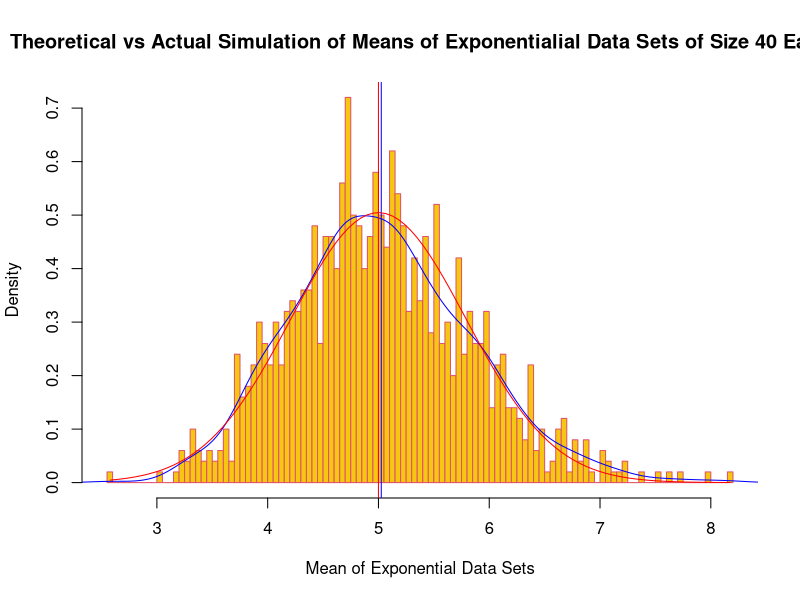
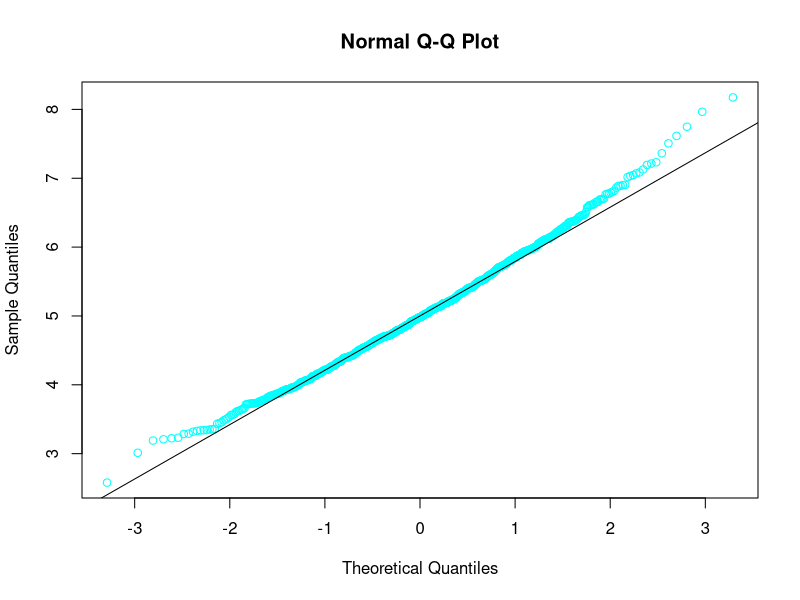
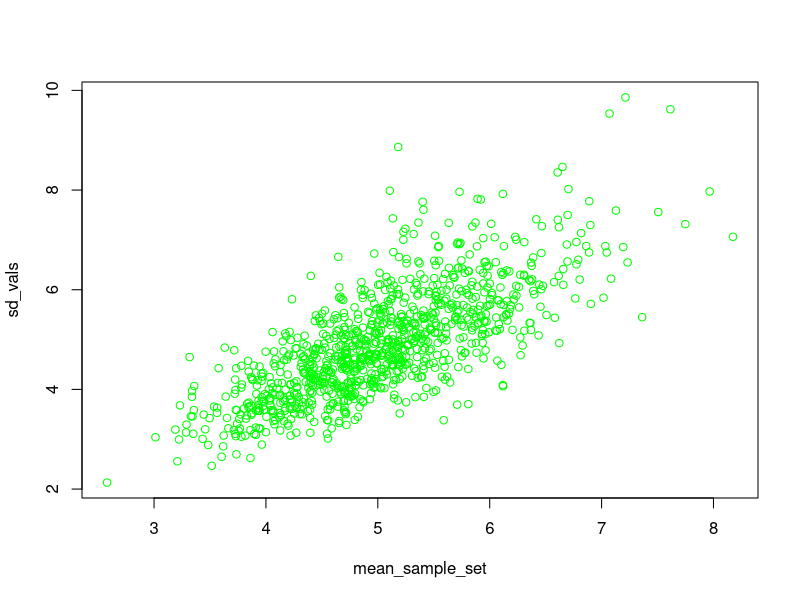

The R script that drew these images, in order:
# Statistical Inference - Excercise 1 - Part 1
# Theoretical vs Actual Simulation

rm ( list = ls( )) # remove all env variables

set.seed(4)                 # added so that random functions called will provide reproducable results
sample_size  <-  40         # provided in the question
lambda <- 0.2               # provided in the question
num_sample_sets <- 1000     # provided in the question

# generate a set of exp randrom vars of sample size 40 and calc its exp-mean, store array of 1000 means
exp_rand_variables  <- rexp( num_sample_sets*sample_size, lambda )       # gen 1000 * 40 randorm numbers at rate = lambda
sample_matrix       <- matrix( exp_rand_variables, num_sample_sets, sample_size )   # form a matrix with 1 sample set per row
mean_sample_set     <- rowMeans ( sample_matrix )                        # get average of each row

# GRAPH PLOT

# plot the mean sample set generated
# BLUE line = actual
# RED  line = theoretical 
hist( mean_sample_set, breaks = 100, prob=TRUE,
     main="Theoretical vs Actual Simulation of Means of Exponentialial Data Sets of Size 40 Each",
     xlab="Mean of Exponential Data Sets", col=351, border = 2)
# plot the line of mean for the given range
lines(density(mean_sample_set), col="blue") 
abline(v = mean(mean_sample_set), col="blue")

# mean exp density plot theoretical
abline(v = 1/lambda, col="red")    # therotetical plot of mean density
# theoretical density of the averages of samples
x_vals <- seq(min(mean_sample_set), max(mean_sample_set), length=100)
y_vals <- dnorm(x_vals, mean=1/lambda, sd=(1/lambda/sqrt(sample_size)))
lines(x_vals, y_vals, col="red")

# below command may be used to plot the variance
qqnorm( mean_sample_set, col = "cyan"); 
qqline( mean_sample_set)

# below command may be used to plot the variance vs sd of the 40 samples
sd_vals <- apply( sample_matrix,1, sd)
plot ( mean_sample_set, sd_vals , col="green")